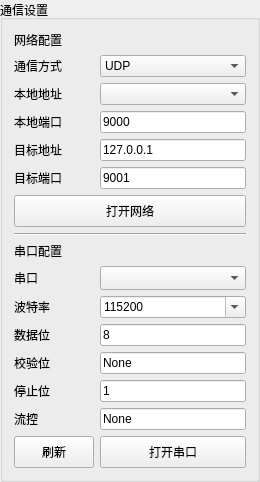
            <widget class="QGroupBox" name="groupBox_2">
              <property name="minimumSize">
                <size>
                  <width>250</width>
                  <height>0</height>
                </size>
              </property>
              <property name="maximumSize">
                <size>
                  <width>300</width>
                  <height>16777215</height>
                </size>
              </property>
              <property name="title">
                <string>通信设置</string>
              </property>
              <layout class="QGridLayout" name="layout_CommunicationForm" columnstretch="0,1">
                <item row="0" column="0" colspan="2">
                  <widget class="QLabel" name="label_NetworkSection">
                    <property name="text">
                      <string>网络配置</string>
                    </property>
                  </widget>
                </item>
                <item row="1" column="0">
                  <widget class="QLabel" name="label_Comm1">
                    <property name="text">
                      <string>通信方式</string>
                    </property>
                  </widget>
                </item>
                <item row="1" column="1">
                  <widget class="QComboBox" name="cbox_CommuteChoose">
                    <item>
                      <property name="text">
                        <string>UDP</string>
                      </property>
                    </item>
                    <item>
                      <property name="text">
                        <string>TCP Server</string>
                      </property>
                    </item>
                    <item>
                      <property name="text">
                        <string>TCP Client</string>
                      </property>
                    </item>
                  </widget>
                </item>
                <item row="2" column="0">
                  <widget class="QLabel" name="label_Comm2">
                    <property name="text">
                      <string>本地地址</string>
                    </property>
                  </widget>
                </item>
                <item row="2" column="1">
                  <widget class="QComboBox" name="cbox_LocakIP" />
                </item>
                <item row="3" column="0">
                  <widget class="QLabel" name="label_Comm3">
                    <property name="text">
                      <string>本地端口</string>
                    </property>
                  </widget>
                </item>
                <item row="3" column="1">
                  <widget class="QLineEdit" name="edit_LocalPort">
                    <property name="text">
                      <string>9000</string>
                    </property>
                    <property name="toolTip">
                      <string>UDP 可填 0 自动分配；TCP Server 需填写监听端口</string>
                    </property>
                  </widget>
                </item>
                <item row="4" column="0">
                  <widget class="QLabel" name="label_Comm4">
                    <property name="text">
                      <string>目标地址</string>
                    </property>
                  </widget>
                </item>
                <item row="4" column="1">
                  <widget class="QLineEdit" name="edit_TargetIP">
                    <property name="text">
                      <string>127.0.0.1</string>
                    </property>
                    <property name="toolTip">
                      <string>UDP 目标 IP；TCP Client 可填写主机名</string>
                    </property>
                  </widget>
                </item>
                <item row="5" column="0">
                  <widget class="QLabel" name="label_Comm5">
                    <property name="text">
                      <string>目标端口</string>
                    </property>
                  </widget>
                </item>
                <item row="5" column="1">
                  <widget class="QLineEdit" name="edit_TargetPort">
                    <property name="text">
                      <string>9001</string>
                    </property>
                    <property name="toolTip">
                      <string>UDP 发送端口或 TCP Client 服务端端口</string>
                    </property>
                  </widget>
                </item>
                <item row="6" column="0" colspan="2">
                  <widget class="QPushButton" name="pbtn_OpenNet">
                    <property name="minimumSize">
                      <size>
                        <width>0</width>
                        <height>32</height>
                      </size>
                    </property>
                    <property name="text">
                      <string>打开网络</string>
                    </property>
                  </widget>
                </item>
                <item row="7" column="0" colspan="2">
                  <widget class="Line" name="line_NetworkSerial">
                    <property name="orientation">
                      <enum>Qt::Horizontal</enum>
                    </property>
                  </widget>
                </item>
                <item row="8" column="0" colspan="2">
                  <widget class="QLabel" name="label_SerialSection">
                    <property name="text">
                      <string>串口配置</string>
                    </property>
                  </widget>
                </item>
                <item row="9" column="0">
                  <widget class="QLabel" name="label_Comm9">
                    <property name="text">
                      <string>串口</string>
                    </property>
                  </widget>
                </item>
                <item row="9" column="1">
                  <widget class="QComboBox" name="cbox_SerialNameChoose">
                    <property name="minimumContentsLength">
                      <number>12</number>
                    </property>
                    <property name="sizeAdjustPolicy">
                      <enum>QComboBox::AdjustToMinimumContentsLengthWithIcon</enum>
                    </property>
                    <property name="toolTip">
                      <string>显示 COM号:设备名称，连接时仅使用 COM号</string>
                    </property>
                  </widget>
                </item>
                <item row="10" column="0">
                  <widget class="QLabel" name="label_Comm10">
                    <property name="text">
                      <string>波特率</string>
                    </property>
                  </widget>
                </item>
                <item row="10" column="1">
                  <widget class="QComboBox" name="cbox_SerialBaudChoose">
                    <property name="editable">
                      <bool>true</bool>
                    </property>
                    <item>
                      <property name="text">
                        <string>115200</string>
                      </property>
                    </item>
                    <item>
                      <property name="text">
                        <string>921600</string>
                      </property>
                    </item>
                    <item>
                      <property name="text">
                        <string>9600</string>
                      </property>
                    </item>
                    <item>
                      <property name="text">
                        <string>4800</string>
                      </property>
                    </item>
                    <item>
                      <property name="text">
                        <string>2400</string>
                      </property>
                    </item>
                    <item>
                      <property name="text">
                        <string>1200</string>
                      </property>
                    </item>
                  </widget>
                </item>
                <item row="11" column="0">
                  <widget class="QLabel" name="label_Comm11">
                    <property name="text">
                      <string>数据位</string>
                    </property>
                  </widget>
                </item>
                <item row="11" column="1">
                  <widget class="QLineEdit" name="edit_SerialDataBits">
                    <property name="text">
                      <string>8</string>
                    </property>
                    <property name="toolTip">
                      <string>5 / 6 / 7 / 8</string>
                    </property>
                  </widget>
                </item>
                <item row="12" column="0">
                  <widget class="QLabel" name="label_Comm12">
                    <property name="text">
                      <string>校验位</string>
                    </property>
                  </widget>
                </item>
                <item row="12" column="1">
                  <widget class="QLineEdit" name="edit_SerialParity">
                    <property name="text">
                      <string>None</string>
                    </property>
                    <property name="toolTip">
                      <string>None(无) / Odd(奇) / Even(偶) / Mark / Space</string>
                    </property>
                  </widget>
                </item>
                <item row="13" column="0">
                  <widget class="QLabel" name="label_Comm13">
                    <property name="text">
                      <string>停止位</string>
                    </property>
                  </widget>
                </item>
                <item row="13" column="1">
                  <widget class="QLineEdit" name="edit_SerialStopBits">
                    <property name="text">
                      <string>1</string>
                    </property>
                    <property name="toolTip">
                      <string>1 / 1.5 / 2</string>
                    </property>
                  </widget>
                </item>
                <item row="14" column="0">
                  <widget class="QLabel" name="label_Comm14">
                    <property name="text">
                      <string>流控</string>
                    </property>
                  </widget>
                </item>
                <item row="14" column="1">
                  <widget class="QLineEdit" name="edit_SerialFlowControl">
                    <property name="text">
                      <string>None</string>
                    </property>
                    <property name="toolTip">
                      <string>None(无) / Hardware(硬件) / Software(软件)</string>
                    </property>
                  </widget>
                </item>
                <item row="15" column="0">
                  <widget class="QPushButton" name="pbtn_RefreshSerial">
                    <property name="minimumSize">
                      <size>
                        <width>0</width>
                        <height>32</height>
                      </size>
                    </property>
                    <property name="text">
                      <string>刷新</string>
                    </property>
                  </widget>
                </item>
                <item row="15" column="1">
                  <widget class="QPushButton" name="pbtn_OpenSerial">
                    <property name="minimumSize">
                      <size>
                        <width>0</width>
                        <height>32</height>
                      </size>
                    </property>
                    <property name="text">
                      <string>打开串口</string>
                    </property>
                  </widget>
                </item>
              </layout>
            </widget>
